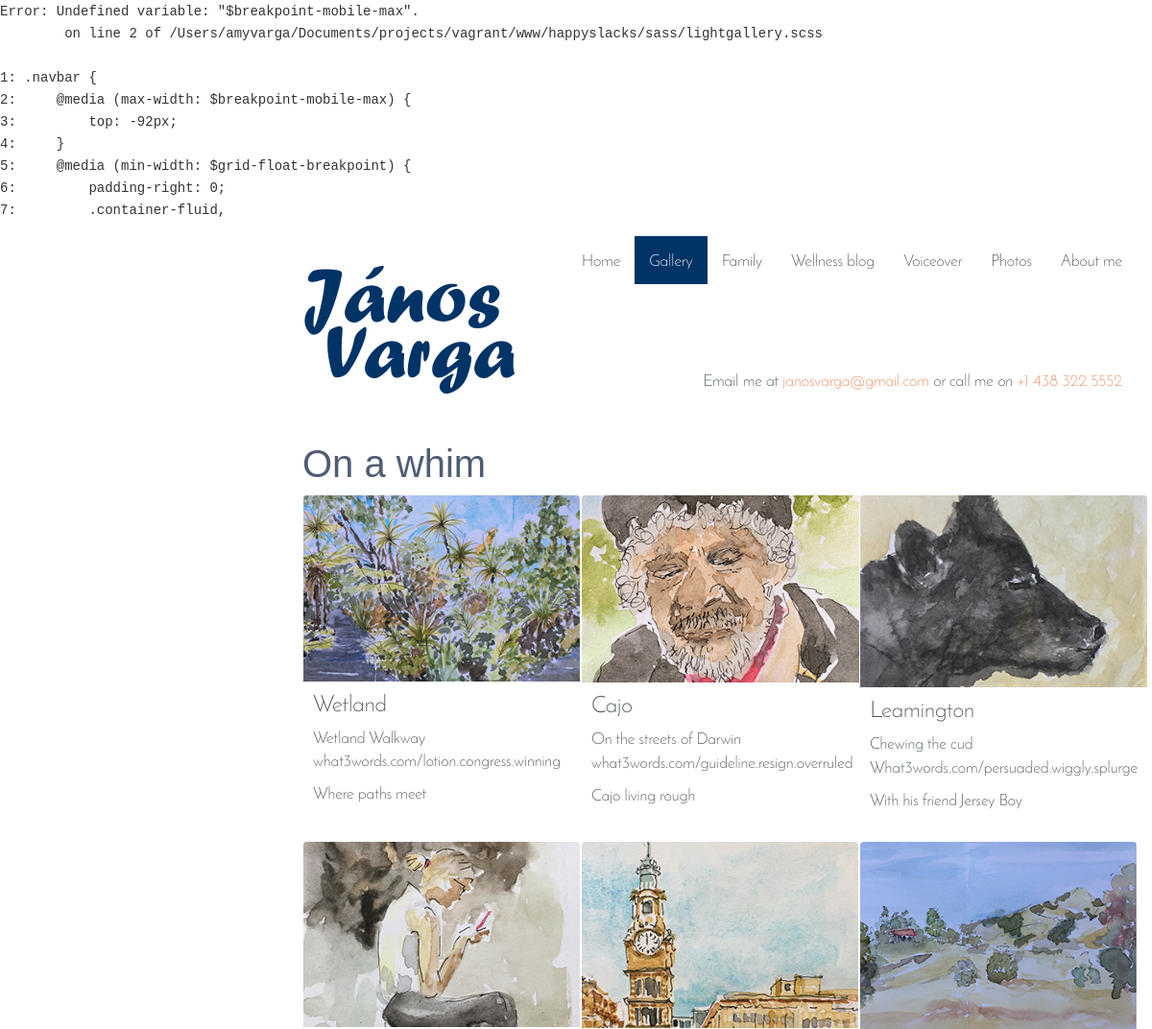
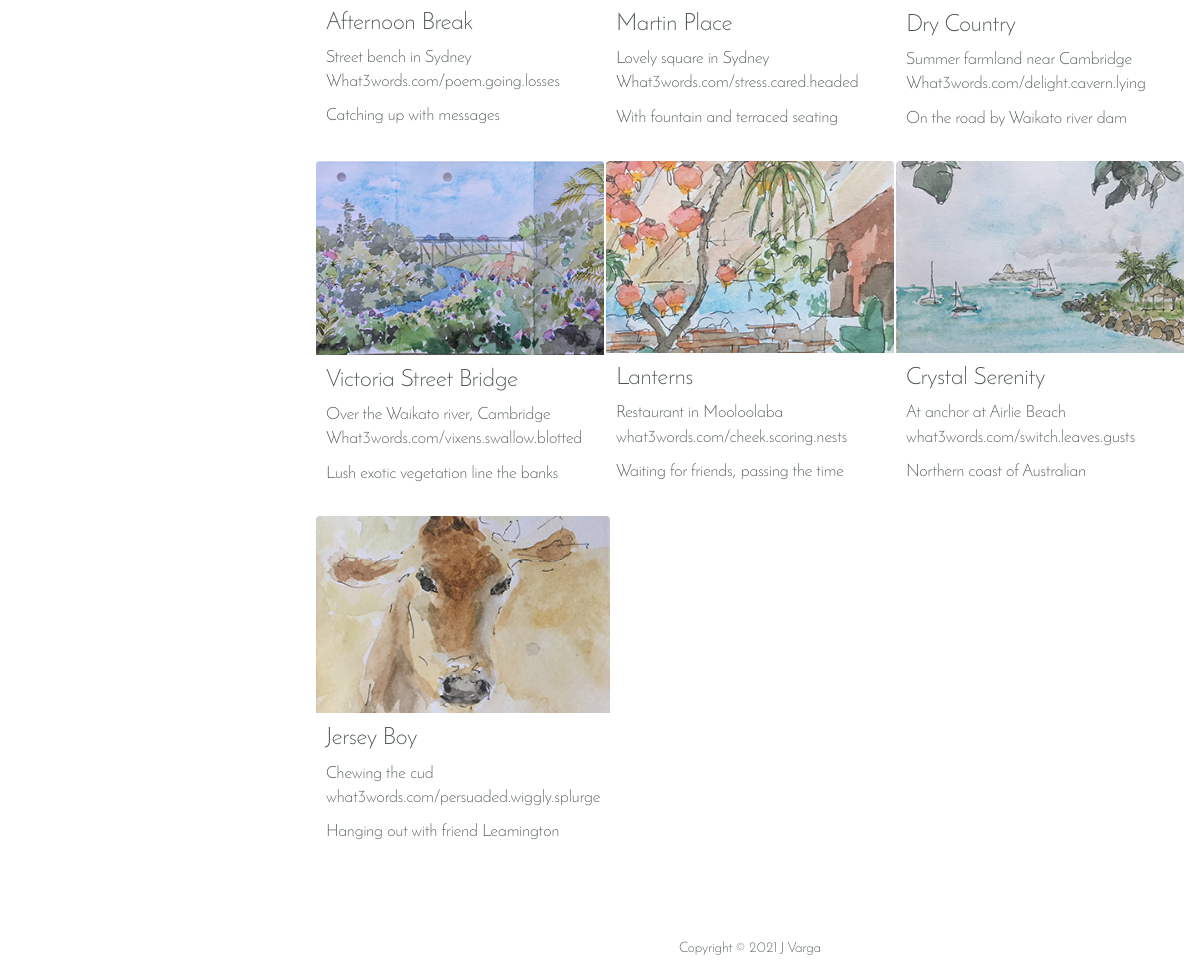
Screenshot of /bbhs.php with the database file from the repository (2 pictures, top to bottom).
### tables this page shows
CREATE TABLE `settings` (
  `id` int(2) NOT NULL AUTO_INCREMENT,
  `pageName` varchar(255) NOT NULL,
  `titlePage` varchar(255) NOT NULL,
  `metaDescription` varchar(255) NOT NULL,
  `captionPage` varchar(255) NOT NULL,
  `imageLocation` varchar(255) NOT NULL,
  `header_1` varchar(255) NOT NULL,
  `header_2` varchar(255) NOT NULL,
  `header_3` varchar(255) NOT NULL,
  `text_1` text NOT NULL,
  `text_2` text NOT NULL,
  `text_3` text NOT NULL,
  PRIMARY KEY (`id`)
);

CREATE TABLE `gallery` (
  `id` int(11) NOT NULL AUTO_INCREMENT,
  `pageName` varchar(255) NOT NULL,
  `galleryName` varchar(255) NOT NULL,
  `fullGalleryName` varchar(255) NOT NULL,
  `pictureName` varchar(255) NOT NULL,
  `pictureDescription` text NOT NULL,
  `pictureDatas` text NOT NULL,
  `portrait` tinyint(1) NOT NULL,
  `fileName` varchar(255) NOT NULL,
  `indexOnPage` int(11) NOT NULL,
  PRIMARY KEY (`id`)
);

### blocks/contentgallery.php (the view)
<div id='welcomtext' class="gallery">
    <h2><?php echo $header_1 ?></h2>
    <article>
        <ul class="gallery-list lightgallery">
<?php
    $num_posts=mysql_fetch_array(mysql_query("SELECT COUNT(*) FROM gallery WHERE galleryName='$galleryName'")) or die(mysql_error());
    $num_posts = $num_posts["COUNT(*)"];
    $resultPicture = mysql_query("Select pictureName, pictureDescription, pictureDatas, portrait, fileName from gallery where galleryName = '$galleryName' order by indexOnPage") or die(mysql_error());
    $data = mysql_fetch_array($resultPicture);
    $num_image = 0;
    do {
        $num_image = $num_image+1;
        if ($num_image == 1) {
            $num_prev = $num_posts;
        } else {
            $num_prev = $num_image-1;
        }
        if ($num_image == $num_posts) {
            $num_next = 1;
        } else {
            $num_next = $num_image+1;
        }
        print("<li class='col-lg-4 col-md-3 col-sm-6 col-xs-12 no-gutter' >");
        printf("
                <a class='lightgallery-slide-item' href='gallery/".$imageLocation."/watercolour/".$data['fileName']."'>
                    <figure>
                        <div class='img-container'>
                            <img src='gallery/".$imageLocation."/thumbs/".$data['fileName']."' alt='".ucfirst($data['pictureName'])."'>
                        </div>
                        <figcaption>
                            <h3>".$data['pictureName']."</h3>
                            <p>".$data['pictureDescription']."</p>
                            <p>".$data['pictureDatas']."</p>
                        </figcaption>
                    </figure>
                </a>
            </section>
        </li>", $num_image, $imageLocation, $data["fileName"], $data["pictureName"], $data["pictureName"], $data["pictureDescription"], $data["pictureDatas"], $num_image, $imageLocation, $data["fileName"], $data["pictureName"],$num_prev,$num_next);
        }
        while ( $data = mysql_fetch_array($resultPicture));
    ?>
        </ul>
    </article>
</div>

### bbhs.php
<?php include ("blocks/db.php");
$result = mysql_query("SELECT titlePage, metaDescription, header_1, imageLocation FROM settings WHERE pageName='heritage'",$db) or die("SQL error: ".mysql_error());
$myrow = mysql_fetch_array($result);
$header_1 = $myrow["header_1"];
$galleryName = "heritage";
$pageName = "heritage";
$imageLocation = $myrow["imageLocation"];
?>
<!DOCTYPE html>
<html lang="en">
    <head>
        <?php include("blocks/head.php"); ?>
    </head>
    <body>
        <?php include("blocks/header.php"); ?>
        <div id="pagecontainer" class="col-lg-9 col-lg-offset-3 col-md-12 col-sm-12 col-xs-12">
            <?php include("blocks/contentgallery.php"); ?>
        </div>
    </body>
	<?php include("blocks/footer.php"); ?>
</html>

### blocks/head.php (shortened to what this page needs)
<link rel="stylesheet" type="text/css" href="css/libraries/slick-theme.css">
<link rel="stylesheet" type="text/css" href="css/libraries/slick.css">
<link rel="stylesheet" type="text/css" href="css/libraries/lightgallery.css">
<link rel="stylesheet" type="text/css" href="css/main.css">

### blocks/header.php
<header id="pageheader" class="col-lg-9 col-lg-offset-3 col-md-12 col-sm-12 col-xs-12 header">
    <div class="no-gutter col-lg-3 col-md-4 col-sm-4 col-xs-9 logo">
        <a href="/" class="logo-link">
            <h1>
            J<span class="accent">á</span>nos<br />
            <span class="indent">Varga</span>
            </h1>
        </a>
    </div>
    <?php include("blocks/topnav.php"); ?>
</header>

### blocks/topnav.php (shortened to what this page needs)
<nav class="no-gutter col-lg-9 col-md-8 navbar navbar-default col-sm-12 col-xs-12 topnav">
    <div class="container-fluid">
        <div class="collapse navbar-collapse" id="bs-example-navbar-collapse-1">
            <ul class="nav navbar-nav">
                <?php $arrGalleries = ['heritage', 'penink', 'montreal', 'worldwide', 'figure', 'toronto', 'canada']; ?>
                <li class="<?php $pageName == 'index' ? print('active') : '' ?>"><a href="index.php">Home</a></li>
                <li class="<?php in_array($pageName,$arrGalleries) ? print('active') : '' ?> dropdown"><a id="dlabel" data-toggle="dropdown" role="button" aria-haspopup="true" aria-expanded="false">Gallery</a>
                </li>
                <li class="<?php $pageName == 'family' ? print('active') : '' ?>"><a href="family.php">Family</a></li>
                <li><a href="http://janosvarga.blogspot.com/" target="_blank">Wellness blog</a></li>
                <li><a href="http://janos.calloftheforest.com/" target="_blank">Voiceover</a></li>
                <li><a href="https://www.flickr.com/photos/janosvarga/albums" target="_blank">Photos</a></li>
                <li class="<?php $pageName == 'about' ? print('active') : '' ?>"><a class="<?php echo($pageName); ?>" href="about.php">About me</a></li>
            </ul>
            <p>Email me at <a href="mailto:janosvarga@gmail.com">janosvarga@gmail.com</a> or call  me on <a href="tel:+1 438 322 5552">+1 438 322 5552</a><p>
        </div>
    </div>
</nav>

### blocks/footer.php (shortened to what this page needs)
<footer class="col-lg-9 col-lg-offset-3 col-md-12 col-sm-12 col-xs-12">
    <div id="uncopyright">
        <p><small>Copyright &copy; <?php echo date('Y')  ?> J Varga</small></p>
    </div>
</footer>

### rows the page displays
settings: header_1 "On a whim"
gallery: value "Cajo On the streets of Darwin what3words.com/guideline.resign.overruled Cajo living rough"
gallery: value "Leamington Chewing the cud What3words.com/persuaded.wiggly.splurge With his friend Jersey Boy"
gallery: value "Afternoon Break Street bench in Sydney What3words.com/poem.going.losses Catching up with messages"
gallery: value "Martin Place Lovely square in Sydney What3words.com/stress.cared.headed With fountain and terraced seating"
gallery: value "Dry Country Summer farmland near Cambridge What3words.com/delight.cavern.lying On the road by Waikato river dam"
gallery: value "Victoria Street Bridge Over the Waikato river, Cambridge What3words.com/vixens.swallow.blotted Lush exotic vegetation line the banks"
gallery: value "Lanterns Restaurant in Mooloolaba what3words.com/cheek.scoring.nests Waiting for friends, passing the time"
gallery: value "Crystal Serenity At anchor at Airlie Beach what3words.com/switch.leaves.gusts Northern coast of Australian"
gallery: value "Jersey Boy Chewing the cud what3words.com/persuaded.wiggly.splurge Hanging out with friend Leamington"
